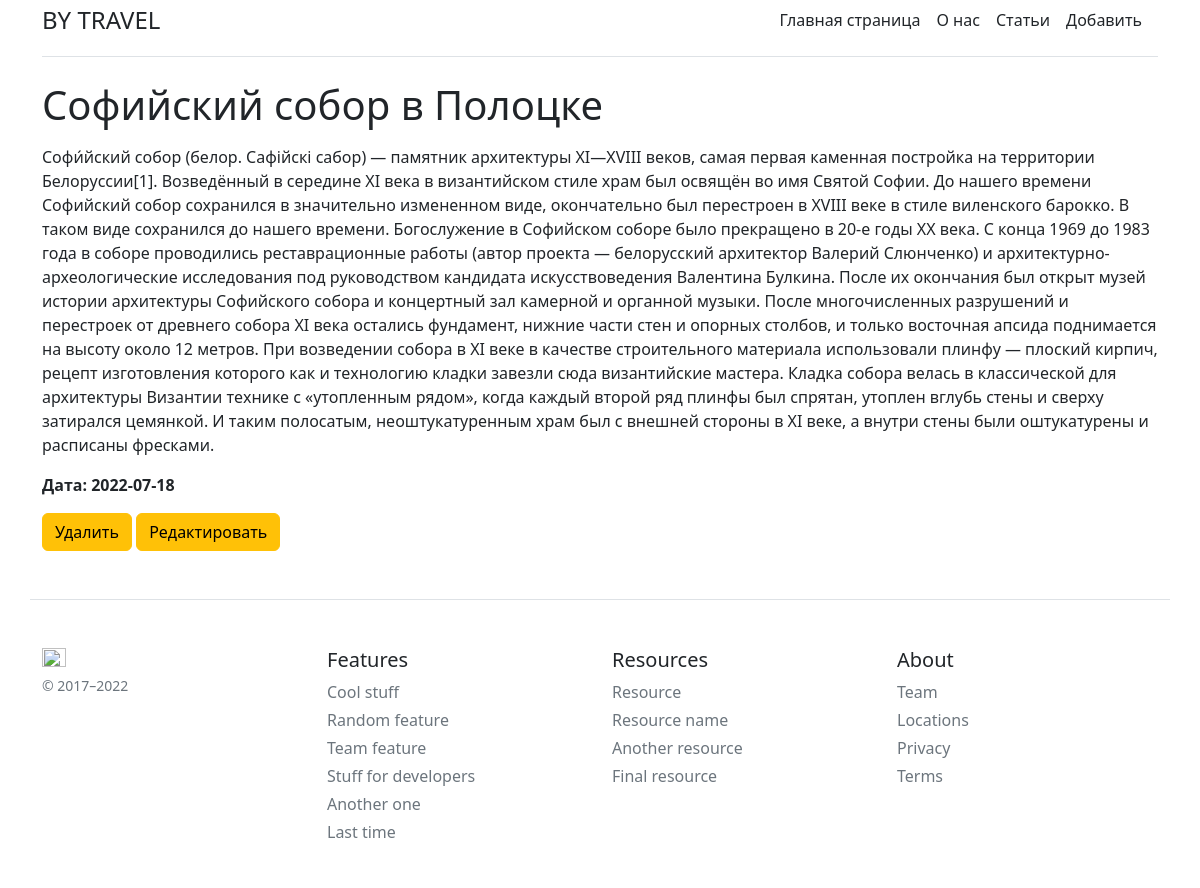
Page /posts/3 on the committed database.
### app.py (models this page shows, shortened)
class Article(db.Model):
    id = db.Column(db.Integer, primary_key=True) #первое поле в базе данных
    title = db.Column(db.String(100), nullable=False)
    intro = db.Column(db.String(300), nullable=False) # поле строка с количеством символом до 300 и не должно быть пустым
    text = db.Column(db.Text, nullable=False)
    date = db.Column(db.DateTime, default=datetime.utcnow())
    author = db.Column(db.String(64), index=True, unique=True)
    email = db.Column(db.String(120), index=True, unique=True)

### app.py (the view)
@app.route("/posts/<int:id>")
def posts_detail(id):
    article = Article.query.get(id)
    return render_template("posts_detail.html", article=article)

### templates/posts_detail.html (shortened to what this page needs)
{% extends "base.html" %}
{% block content %}
    <h1> {{ article.title }} </h1>
    <div>
        <p>{{ article.text }}</p>
        <p><b>Дата: {{ article.date.date() }}</b></p>
        <a href="/posts/{{ article.id }}/delete" class="btn btn-warning">Удалить</a>
        <a href="/posts/{{ article.id }}/update" class="btn btn-warning">Редактировать</a>
    </div>
{% endblock %}

### rows in the picture
Article: title "Софийский собор в Полоцке", text "Софи́йский собор (белор. Сафійскі сабор) — памятник архитектуры XI—XVIII веков, самая первая каменная постройка на территории Белоруссии[1]. Возведённый в середине XI века в византийском стиле храм был освящён во имя Святой Софии. До нашего времени Софийский собор сохранился в значительно измененном виде, окончательно был перестроен в XVIII веке в стиле виленского барокко. В таком виде сохранился до нашего времени. Богослужение в Софийском соборе было прекращено в 20-е годы XX века. С конца 1969 до 1983 года в соборе проводились реставрационные работы (автор проекта — белорусский архитектор Валерий Слюнченко) и архитектурно-археологические исследования под руководством кандидата…", date "2022-07-18"
